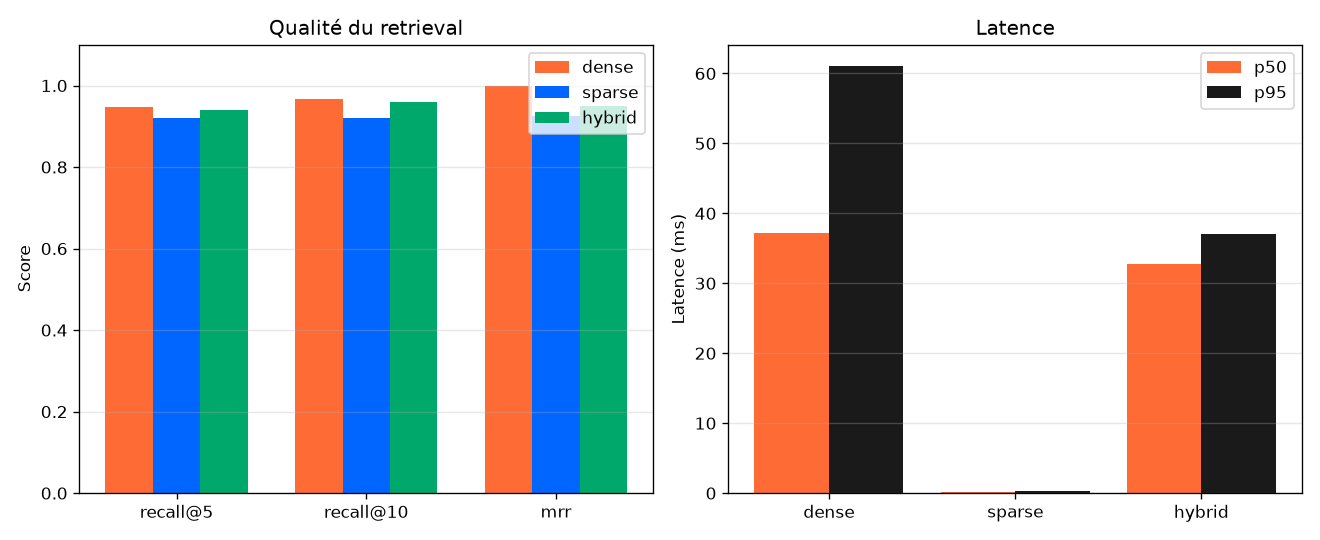

The Python source for this figure:
from __future__ import annotations

import re
import statistics
import time

import matplotlib.pyplot as plt
from qdrant_client import QdrantClient
from qdrant_client.models import VectorParams, Distance, PointStruct
from sentence_transformers import SentenceTransformer
from rank_bm25 import BM25Okapi
from rich.console import Console
from rich.table import Table

from _corpus import get_corpus

console = Console()
COLLECTION = "demo_06_bench"
MODEL_NAME = "intfloat/multilingual-e5-small"


# Golden set : 10 questions avec leurs IDs de chunks pertinents
GOLDEN_SET = [
    {"q": "Comment configurer SAML 2.0 ?", "relevant": [1, 5]},
    {"q": "Quelles sont les méthodes d'authentification supportées ?", "relevant": [1, 2, 3, 4, 5]},
    {"q": "Erreur 503 sur les rapports", "relevant": [8]},
    {"q": "Limite de taux par défaut sur l'API", "relevant": [9, 15]},
    {"q": "Comment exporter les données en bulk", "relevant": [12]},
    {"q": "Politique de sauvegarde et restauration", "relevant": [32]},
    {"q": "Comment changer de plan tarifaire ?", "relevant": [24]},
    {"q": "RGPD et conformité européenne", "relevant": [29, 31, 50]},
    {"q": "Migration depuis la version 2", "relevant": [26]},
    {"q": "Intégration avec Slack", "relevant": [38]},
]


def tokenize(text: str) -> list[str]:
    return [t for t in re.split(r"\W+", text.lower()) if t]


def rrf_fusion(rankings: list[list[int]], k: int = 60, top_n: int = 10) -> list[int]:
    scores: dict[int, float] = {}
    for ranking in rankings:
        for rank, doc_id in enumerate(ranking, start=1):
            scores[doc_id] = scores.get(doc_id, 0.0) + 1.0 / (k + rank)
    return [d for d, _ in sorted(scores.items(), key=lambda x: -x[1])[:top_n]]


def recall_at_k(retrieved: list[int], relevant: set[int], k: int) -> float:
    """Recall@k : proportion de documents pertinents retrouvés dans les k premiers résultats."""
    return len(set(retrieved[:k]) & relevant) / len(relevant) if relevant else 0.0


def reciprocal_rank(retrieved: list[int], relevant: set[int]) -> float:
    """MRR : 1/rang du premier document pertinent trouvé (mesure de précision)."""
    for rank, doc_id in enumerate(retrieved, start=1):
        if doc_id in relevant:
            return 1.0 / rank
    return 0.0


def main() -> None:
    console.print("\n[bold orange3]Demo 06 — Benchmark dense vs sparse vs hybride[/bold orange3]\n")

    model = SentenceTransformer(MODEL_NAME)
    corpus = get_corpus()

    # Setup index dense (Qdrant)
    client = QdrantClient(url="http://localhost:6333")
    if client.collection_exists(COLLECTION):
        client.delete_collection(COLLECTION)
    dim = model.get_embedding_dimension()
    client.create_collection(COLLECTION, vectors_config=VectorParams(size=dim, distance=Distance.COSINE))
    embeddings = model.encode([f"passage: {c['content']}" for c in corpus], normalize_embeddings=True, show_progress_bar=False)
    client.upsert(COLLECTION, points=[PointStruct(id=c["id"], vector=embeddings[i].tolist(), payload=c) for i, c in enumerate(corpus)], wait=True)

    # Setup index sparse (BM25)
    tokenized = [tokenize(c["content"]) for c in corpus]
    bm25 = BM25Okapi(tokenized)
    id_by_idx = [c["id"] for c in corpus]
    
    # Warmup : pour stabiliser les performances
    for _ in range(5):
      model.encode("query: test", normalize_embeddings=True)

    # Benchmark : évaluation de chaque mode sur le golden set
    metrics = {"dense": {}, "sparse": {}, "hybrid": {}}

    for mode in ["dense", "sparse", "hybrid"]:
        recalls5: list[float] = []
        recalls10: list[float] = []
        rrs: list[float] = []
        latencies: list[float] = []

        for case in GOLDEN_SET:
            q = case["q"]
            relevant = set(case["relevant"])

            # Mesure de la latence pour chaque mode
            t0 = time.perf_counter()
            if mode == "dense":
                emb = model.encode(f"query: {q}", normalize_embeddings=True)
                hits = client.query_points(COLLECTION, query=emb.tolist(), limit=10).points
                retrieved = [hit.id for hit in hits]
            elif mode == "sparse":
                scores = bm25.get_scores(tokenize(q))
                top_idx = sorted(range(len(corpus)), key=lambda i: -scores[i])[:10]
                retrieved = [id_by_idx[i] for i in top_idx]
            else:  # hybrid
                emb = model.encode(f"query: {q}", normalize_embeddings=True)
                dense_hits = client.query_points(COLLECTION, query=emb.tolist(), limit=20).points
                dense_ranking = [hit.id for hit in dense_hits]

                scores = bm25.get_scores(tokenize(q))
                top_idx = sorted(range(len(corpus)), key=lambda i: -scores[i])[:20]
                sparse_ranking = [id_by_idx[i] for i in top_idx]

                retrieved = rrf_fusion([dense_ranking, sparse_ranking], top_n=10)

            latency_ms = (time.perf_counter() - t0) * 1000
            latencies.append(latency_ms)
                

            latency_ms = (time.perf_counter() - t0) * 1000
            latencies.append(latency_ms)

            # Calcul des métriques de qualité
            recalls5.append(recall_at_k(retrieved, relevant, k=5))
            recalls10.append(recall_at_k(retrieved, relevant, k=10))
            rrs.append(reciprocal_rank(retrieved, relevant))

        # Agrégation des métriques : moyennes pour qualité, percentiles pour latence
        metrics[mode] = {
            "recall@5": statistics.mean(recalls5),
            "recall@10": statistics.mean(recalls10),
            "mrr": statistics.mean(rrs),
            "p50_ms": statistics.median(latencies),  # Médiane (latence typique)
            "p95_ms": sorted(latencies)[int(0.95 * (len(latencies) - 1))],  # 95e percentile
        }

    # Tableau
    table = Table(title="Benchmark final", show_lines=True)
    table.add_column("Mode", style="cyan")
    table.add_column("Recall@5", justify="right")
    table.add_column("Recall@10", justify="right")
    table.add_column("MRR", justify="right")
    table.add_column("p50 (ms)", justify="right")
    table.add_column("p95 (ms)", justify="right")

    for mode, m in metrics.items():
        style = "bold orange3" if mode == "hybrid" else ""
        table.add_row(
            mode,
            f"{m['recall@5']:.3f}",
            f"{m['recall@10']:.3f}",
            f"{m['mrr']:.3f}",
            f"{m['p50_ms']:.1f}",
            f"{m['p95_ms']:.1f}",
            style=style,
        )
    console.print(table)

    # Génération du graphique comparatif
    modes = list(metrics.keys())
    fig, axes = plt.subplots(1, 2, figsize=(11, 4.5))

    # Graphique 1 : Qualité (recall, MRR)
    metrics_to_plot = ["recall@5", "recall@10", "mrr"]
    x = range(len(metrics_to_plot))
    width = 0.25
    colors = ["#FF6B35", "#0066FF", "#00A86B"]
    for i, mode in enumerate(modes):
        values = [metrics[mode][m] for m in metrics_to_plot]
        axes[0].bar([xi + i * width for xi in x], values, width, label=mode, color=colors[i])
    axes[0].set_xticks([xi + width for xi in x])
    axes[0].set_xticklabels(metrics_to_plot)
    axes[0].set_ylabel("Score")
    axes[0].set_title("Qualité du retrieval")
    axes[0].legend()
    axes[0].grid(axis="y", alpha=0.3)
    axes[0].set_ylim(0, 1.1)

    # Graphique 2 : Latence (p50 et p95)
    p50s = [metrics[m]["p50_ms"] for m in modes]
    p95s = [metrics[m]["p95_ms"] for m in modes]
    x2 = range(len(modes))
    axes[1].bar([xi - 0.2 for xi in x2], p50s, 0.4, label="p50", color="#FF6B35")
    axes[1].bar([xi + 0.2 for xi in x2], p95s, 0.4, label="p95", color="#1A1A1A")
    axes[1].set_xticks(x2)
    axes[1].set_xticklabels(modes)
    axes[1].set_ylabel("Latence (ms)")
    axes[1].set_title("Latence")
    axes[1].legend()
    axes[1].grid(axis="y", alpha=0.3)

    plt.tight_layout()
    output = "demo_06_benchmark.png"
    plt.savefig(output, dpi=120)
    console.print(f"\n[green]Graphique sauvé : {output}[/green]")

    console.print("\n[bold]Lecture pédagogique :[/bold]")
    console.print("• Sur ce corpus, l'hybride domine généralement sur recall et MRR")
    console.print("• La latence hybride est légèrement supérieure (2 recherches + fusion)")
    console.print("• Sur des corpus plus complexes (techniques), l'écart se creuse encore plus en faveur de l'hybride\n")


if __name__ == "__main__":
    main()
